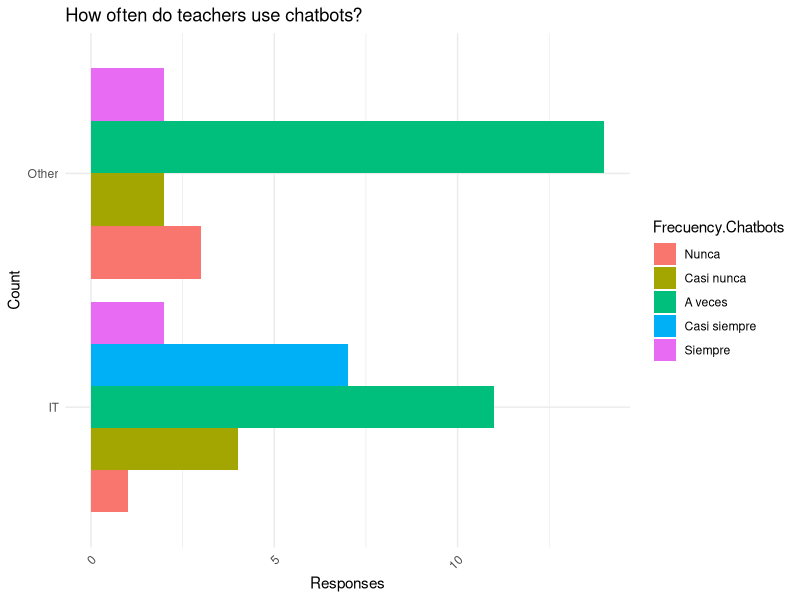

Generate this figure with R:
## ---- chunk 1
library(ggplot2)
library(dplyr)
library(tidyr)

frecuencias_data <- read.csv("../data/chatbots-fecuencia-uso-chatbots-docentes.csv", header = TRUE, na.strings="", sep = ";")

frecuencias_data$Discipline <- recode( frecuencias_data$Disciplina,
                                      "FFL" = "Other",
                                      "TIC" = "IT",
                                      "Otras" = "Other"
                                      )
frecuencias_data$Frecuency.Chatbots <- factor(frecuencias_data$Frecuency.Chatbots,
                                       levels = c("Nunca","Casi nunca","A veces","Casi siempre","Siempre")
                                       )
ggplot(frecuencias_data, aes(fill=Frecuency.Chatbots, y=Discipline)) +
  geom_bar( position="dodge") +
  labs(title="How often do teachers use chatbots?", x="Responses", y="Count") +
  theme_minimal() +
  theme(axis.text.x = element_text(angle = 45, hjust = 1))
## ---- chunk 2
library(knitr)
library(kableExtra)

resultados_uso <- frecuencias_data %>%
  group_by(Discipline,Frecuency.Chatbots) %>%
  summarise( Count = n() ) %>%
  mutate( Percentage = Count / sum(Count) ) 

resultados_uso$Count <- NULL
resultados_uso$Frecuency.Chatbots <- factor(resultados_uso$Frecuency.Chatbots,
                                       levels = c("Nunca","Casi nunca","A veces","Casi siempre","Siempre")
                                       )

options(knitr.kable.NA = 0)
resultados_uso %>%
  pivot_wider(names_from = Frecuency.Chatbots, values_from = Percentage, id_cols = Discipline) %>%
  kable( digits=3,
         col.names = c("Discipline", "Never", "Almost never","Sometimes","Almost always","Always"),
         caption = "How often I have used chatbots",
  ) %>%
  kable_styling( full_width = FALSE )
